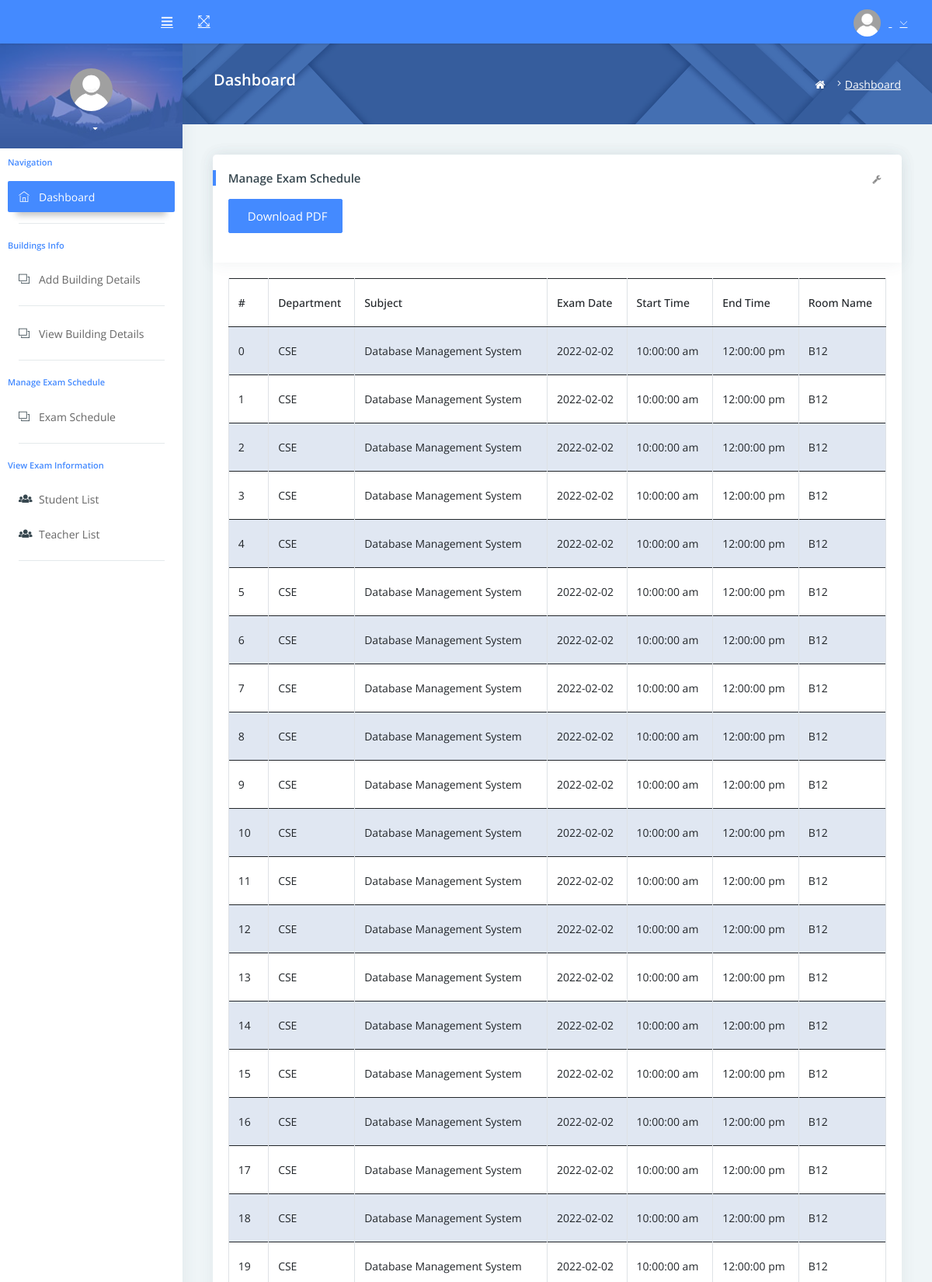
/views/admin/studentList.php (signed in, upper part), run on the app's committed database.
### tables this page shows
CREATE TABLE `exam_schedule` (
  `exam_schedule` bigint(20) NOT NULL,
  `user_id` bigint(20) NOT NULL,
  `dept_id` bigint(20) NOT NULL,
  `batch_id` bigint(20) NOT NULL,
  `exam_title` varchar(50) NOT NULL DEFAULT '',
  `subject_title` varchar(500) NOT NULL DEFAULT '',
  `room_id` bigint(20) NOT NULL,
  `date` date NOT NULL,
  `start_time` time NOT NULL,
  `end_time` time NOT NULL,
  `duration` bigint(20) NOT NULL DEFAULT '0'
);

### src/Classes/DBConnection/DbConnection.php (called while the page is built, shortened)
<?php
class DbConnection
{
    public function __construct()
    {
        $servername = "localhost";
        $username = "root";
        $password = "";
        try {
            $this->conn = new PDO("mysql:host=$servername;dbname=db", $username, $password);
        } catch (PDOException $e) {
            echo "Connection failed: " . $e->getMessage();
        }
    }
}

### src/Classes/DataManipulation/DataManipulation.php (called while the page is built, shortened)
<?php
class DataManipulation extends DB
{
    public function selectExamSchedule()
    {
        $sql = "SELECT *, (SELECT title FROM tb_room_info WHERE room_id = ex.room_id) AS room_name FROM exam_schedule ex ";
        $status = $this->conn->query($sql);
        $status->setFetchMode(\PDO::FETCH_OBJ);
        $data = $status->fetchAll();
        return $data;
    }
}

### views/admin/studentList.php (the view, shortened to what this page needs)
<?php
if (!isset($_SESSION['res'])) {
    header('Location: ../auth/index.php');
} else {
    include_once './admin_header.php';
?>
    <div class="pcoded-inner-content">
        <div class="main-body">
            <div class="page-wrapper">
                <div class="page-body">
                    <div class="card">
                        <div class="card-header">
                            <h5 class="mb-3">Manage Exam Schedule</h5>
                            <div class="form-material" style="width: 50%;">
                                <div class="form-group form-default">
                                    <button onclick="demoFromHTML()" name="exam-form" class="send-mail btn waves-effect waves-light btn-primary"><i class="icofont icofont-user-alt-3"></i>Download PDF</button>
                                </div>
                            </div>
                            <div class="card-header-right">
                                <ul class="list-unstyled card-option">
                                    <li><i class="fa fa fa-wrench open-card-option"></i></li>
                                </ul>
                            </div>
                        </div>
                        <div id="customers" class="card-block">
                            <div class="table-responsive">
                                <table id="example" class="table table-striped table-bordered" cellspacing="0" width="100%">
                                    <thead>
                                        <tr>
                                            <th>#</th>
                                            <th>Department</th>
                                            <th>Subject</th>
                                            <th>Exam Date</th>
                                            <th>Start Time</th>
                                            <th>End Time</th>
                                            <th>Room Name</th>
                                        </tr>
                                    </thead>
                                    <tbody id="tableBody" style="overflow-y:auto;">
                                        <?php
                                        $count = 0;
                                        $ress = $dbm->selectExamSchedule();
                                        foreach ($ress as $data) {
                                        ?>
                                            <tr>
                                                <td><?php echo $count++; ?></td>
                                                <td>
                                                    <?php
                                                    if ($data->dept_id == 1) {
                                                        echo "CSE";
                                                    }
                                                    ?>
                                                </td>
                                                <td class="context">
                                                <?php echo $data->subject_title; ?>
                                                </td>
                                                <td><?php echo $data->date; ?></td>
                                                <td><?php
                                                    echo date('h:i:s a ', strtotime($data->start_time));
                                                    ?></td>
                                                <td>
                                                    <?php
                                                    echo date('h:i:s a ', strtotime($data->end_time));
                                                    ?>
                                                </td>
                                                <td><?php echo $data->room_name; ?></td>
                                            </tr>
                                        <?php } ?>
                                    </tbody>
                                </table>
                            </div>
                        </div>
                    </div>
                </div>
            </div>
        </div>
    </div>
    <?php
    include_once './admin_footer.php';
    ?>
<?php
}
?>

### data on the page
exam_schedule: dept_id "CSE", subject_title "Database Management System", date "2022-02-02", start_time "10:00:00 am", end_time "12:00:00 pm", room_name "B12"
exam_schedule: dept_id "CSE", subject_title "Database Management System", date "2022-02-02", start_time "10:00:00 am", end_time "12:00:00 pm", room_name "B12"
exam_schedule: dept_id "CSE", subject_title "Database Management System", date "2022-02-02", start_time "10:00:00 am", end_time "12:00:00 pm", room_name "B12"
exam_schedule: dept_id "CSE", subject_title "Database Management System", date "2022-02-02", start_time "10:00:00 am", end_time "12:00:00 pm", room_name "B12"
exam_schedule: dept_id "CSE", subject_title "Database Management System", date "2022-02-02", start_time "10:00:00 am", end_time "12:00:00 pm", room_name "B12"
exam_schedule: dept_id "CSE", subject_title "Database Management System", date "2022-02-02", start_time "10:00:00 am", end_time "12:00:00 pm", room_name "B12"
exam_schedule: dept_id "CSE", subject_title "Database Management System", date "2022-02-02", start_time "10:00:00 am", end_time "12:00:00 pm", room_name "B12"
exam_schedule: dept_id "CSE", subject_title "Database Management System", date "2022-02-02", start_time "10:00:00 am", end_time "12:00:00 pm", room_name "B12"
exam_schedule: dept_id "CSE", subject_title "Database Management System", date "2022-02-02", start_time "10:00:00 am", end_time "12:00:00 pm", room_name "B12"
exam_schedule: dept_id "CSE", subject_title "Database Management System", date "2022-02-02", start_time "10:00:00 am", end_time "12:00:00 pm", room_name "B12"
exam_schedule: dept_id "CSE", subject_title "Database Management System", date "2022-02-02", start_time "10:00:00 am", end_time "12:00:00 pm", room_name "B12"
exam_schedule: dept_id "CSE", subject_title "Database Management System", date "2022-02-02", start_time "10:00:00 am", end_time "12:00:00 pm", room_name "B12"
exam_schedule: dept_id "CSE", subject_title "Database Management System", date "2022-02-02", start_time "10:00:00 am", end_time "12:00:00 pm", room_name "B12"
exam_schedule: dept_id "CSE", subject_title "Database Management System", date "2022-02-02", start_time "10:00:00 am", end_time "12:00:00 pm", room_name "B12"
exam_schedule: dept_id "CSE", subject_title "Database Management System", date "2022-02-02", start_time "10:00:00 am", end_time "12:00:00 pm", room_name "B12"
exam_schedule: dept_id "CSE", subject_title "Database Management System", date "2022-02-02", start_time "10:00:00 am", end_time "12:00:00 pm", room_name "B12"
exam_schedule: dept_id "CSE", subject_title "Database Management System", date "2022-02-02", start_time "10:00:00 am", end_time "12:00:00 pm", room_name "B12"
exam_schedule: dept_id "CSE", subject_title "Database Management System", date "2022-02-02", start_time "10:00:00 am", end_time "12:00:00 pm", room_name "B12"
exam_schedule: dept_id "CSE", subject_title "Database Management System", date "2022-02-02", start_time "10:00:00 am", end_time "12:00:00 pm", room_name "B12"
exam_schedule: dept_id "CSE", subject_title "Database Management System", date "2022-02-02", start_time "10:00:00 am", end_time "12:00:00 pm", room_name "B12"
